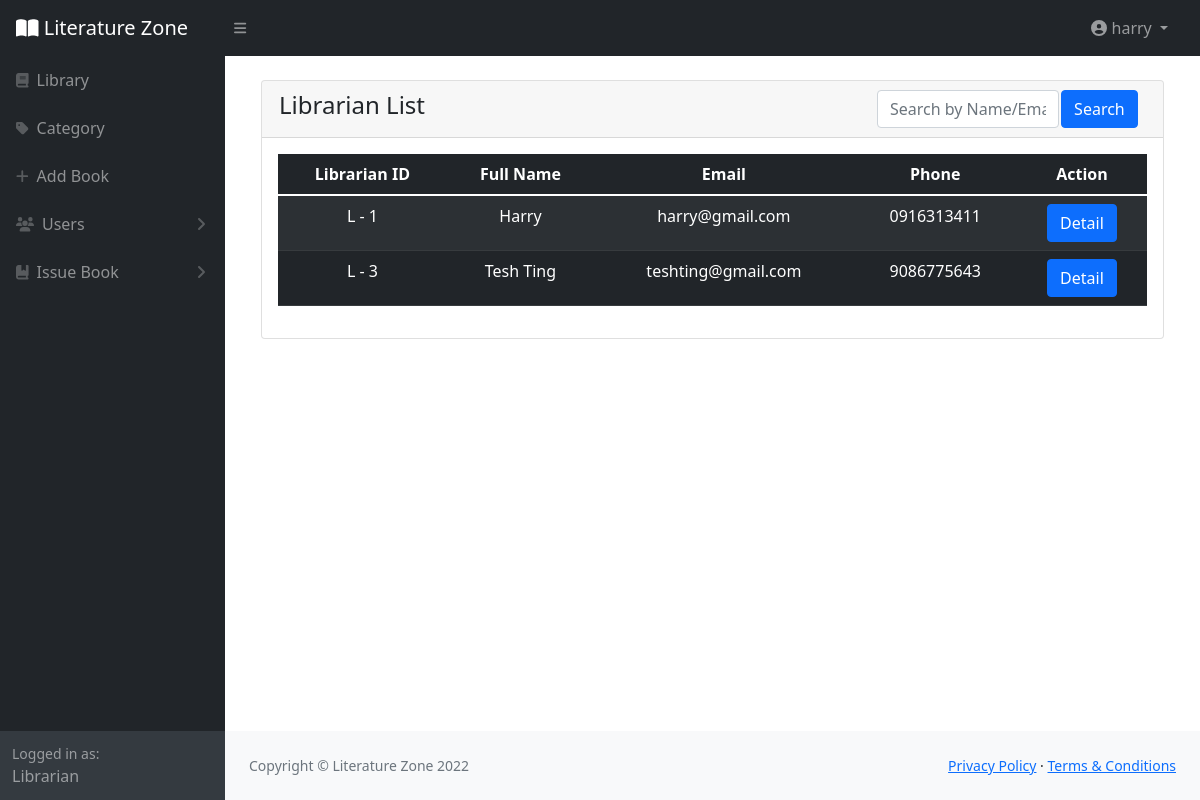
The page /LibrarianList.php (signed in) on the database its author committed.
### tables this page shows
CREATE TABLE `user` (
  `UserID` int(11) NOT NULL,
  `FullName` varchar(200) NOT NULL,
  `Username` varchar(30) NOT NULL,
  `Password` varchar(25) NOT NULL,
  `RoleID` int(11) NOT NULL,
  `Email` varchar(40) NOT NULL,
  `Phone` varchar(25) NOT NULL,
  `DateOfBirth` date NOT NULL,
  `RegDate` timestamp NOT NULL DEFAULT current_timestamp() ON UPDATE current_timestamp()
);

### LibrarianList.php (the view, shortened to what this page needs)
<?php
	include("connect.php");
	if (isset($_POST['searchuser']))
			{
				$searchbtn = $_POST['searchuser'];
				$select="SELECT * FROM user WHERE RoleID=1 AND (FullName LIKE '%$searchbtn%' OR Email LIKE '%$searchbtn%')";
			}
			else
			{
				$select="SELECT * FROM user WHERE RoleID=1 ORDER BY UserID";
				$searchbtn="";
			}
			$result=mysqli_query($connect,$select);
?>
<!DOCTYPE html>
<html lang="en">
    <head>
        <link href="https://cdn.jsdelivr.net/npm/simple-datatables@latest/dist/style.css" rel="stylesheet" />
        <link href="css/styles.css" rel="stylesheet" />
        <link rel="stylesheet" type="text/css" href="css/all.min.css">
    </head>
    <body class="sb-nav-fixed">
        <?php include("LibrarianHeader.php");?>
        <?php include("LibrarianSidebar.php") ?>
            <div id="layoutSidenav_content">
                <main>
                    <div class="container-fluid px-4">
                        <div class="container">
                        <br>
                        <div class="card mb-4">
                            <div class="card-header">
                                <form action="" method="POST">
        <table>
            <tr>
                <td class="float-left"><h4>Librarian List</h4></td>
                <td width="21.2%">
                	<input class="form-control" type="text" name="searchuser" placeholder="Search by Name/Email" value="<?php echo $searchbtn?>"></td>
                <td width="10%"><input type="submit"  class="btn btn-primary" name="" value="Search"></td>
            </tr>
        </table>
        </form>
                            </div>
                            <div class="card-body">
                                <table class="table table-dark table-striped">
		<thead>
			<tr>
				<th scope="col" class="text-center">Librarian ID</th>
				<th scope="col" class="text-center">Full Name</th>
				<th scope="col" class="text-center">Email</th>
				<th scope="col" class="text-center">Phone</th>
				<th scope="col" class="text-center">Action</th>
			</tr>
		</thead>
		<tbody>
			<?php while ($row = mysqli_fetch_object($result)) { ?>
			<tr>
					<td class="text-center"><?php echo "L - ".$row->UserID;?></td>
					<td class="text-center"><?php echo $row->FullName;?></td>
					<td class="text-center"><?php echo $row->Email;?></td>
					<td class="text-center"><?php echo $row->Phone;?></td>
					<td class="text-center">
						<?php echo '<a class="btn btn-primary" href="LibrarianDetail.php?UserID='. $row->UserID.'">Detail</a>';?>
					</tr>
			<?php } ?>
		</tbody>
		</table>
                            </div>
                        </div>
                    </div>
                </main>
                <?php include("Footer.php"); ?>
            </div>
        </div>
    </body>
</html>

### rows shown on the page
user: UserID "1", FullName "Harry", Email "harry@gmail.com", Phone "0916313411"
user: UserID "3", FullName "Tesh Ting", Email "teshting@gmail.com", Phone "9086775643"

### other values the page prints
$_SESSION["Username"] "harry"
